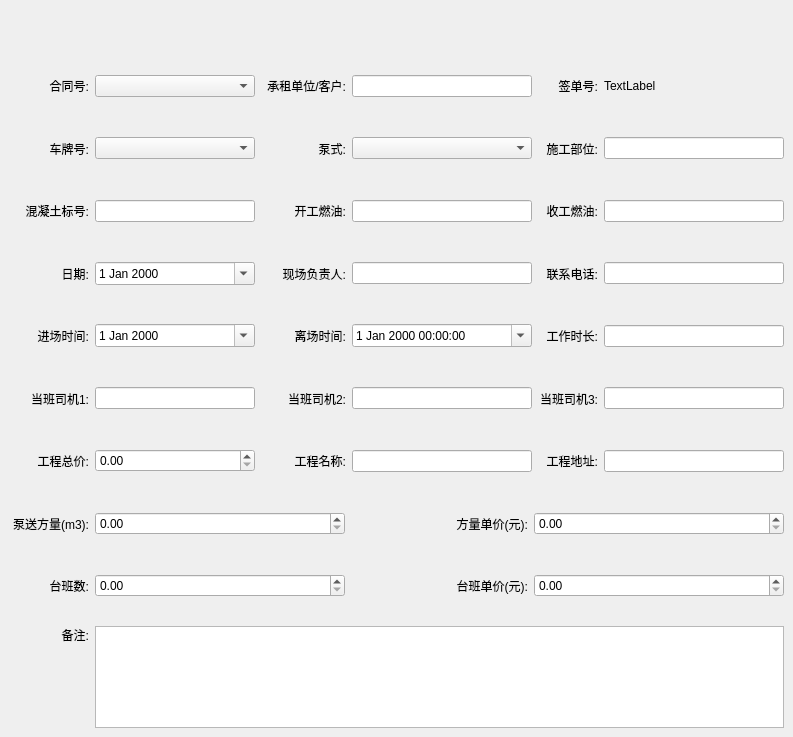
<?xml version="1.0" encoding="UTF-8"?>
<ui version="4.0">
 <class>RentalDocumentEditDialog</class>
 <widget class="QDialog" name="RentalDocumentEditDialog">
  <property name="geometry">
   <rect>
    <x>0</x>
    <y>0</y>
    <width>793</width>
    <height>737</height>
   </rect>
  </property>
  <property name="windowTitle">
   <string>Dialog</string>
  </property>
  <layout class="QVBoxLayout" name="verticalLayout">
   <property name="spacing">
    <number>0</number>
   </property>
   <property name="leftMargin">
    <number>0</number>
   </property>
   <property name="topMargin">
    <number>0</number>
   </property>
   <property name="rightMargin">
    <number>0</number>
   </property>
   <property name="bottomMargin">
    <number>0</number>
   </property>
   <item>
    <widget class="QWidget" name="toolBarWidget" native="true">
     <property name="minimumSize">
      <size>
       <width>0</width>
       <height>55</height>
      </size>
     </property>
     <property name="maximumSize">
      <size>
       <width>16777215</width>
       <height>55</height>
      </size>
     </property>
     <layout class="QHBoxLayout" name="toolBarHorizonLayout">
      <property name="spacing">
       <number>0</number>
      </property>
      <property name="leftMargin">
       <number>0</number>
      </property>
      <property name="topMargin">
       <number>0</number>
      </property>
      <property name="rightMargin">
       <number>0</number>
      </property>
      <property name="bottomMargin">
       <number>0</number>
      </property>
     </layout>
    </widget>
   </item>
   <item>
    <widget class="QWidget" name="widget" native="true">
     <layout class="QHBoxLayout" name="horizontalLayout_2">
      <property name="spacing">
       <number>0</number>
      </property>
      <property name="leftMargin">
       <number>0</number>
      </property>
      <property name="topMargin">
       <number>0</number>
      </property>
      <property name="rightMargin">
       <number>0</number>
      </property>
      <property name="bottomMargin">
       <number>0</number>
      </property>
      <item>
       <layout class="QHBoxLayout" name="horizontalLayout">
        <property name="spacing">
         <number>6</number>
        </property>
        <property name="leftMargin">
         <number>9</number>
        </property>
        <property name="topMargin">
         <number>9</number>
        </property>
        <property name="rightMargin">
         <number>9</number>
        </property>
        <property name="bottomMargin">
         <number>9</number>
        </property>
        <item>
         <widget class="QLabel" name="label_27">
          <property name="minimumSize">
           <size>
            <width>80</width>
            <height>0</height>
           </size>
          </property>
          <property name="maximumSize">
           <size>
            <width>80</width>
            <height>16777215</height>
           </size>
          </property>
          <property name="text">
           <string>合同号:</string>
          </property>
          <property name="alignment">
           <set>Qt::AlignRight|Qt::AlignTrailing|Qt::AlignVCenter</set>
          </property>
         </widget>
        </item>
        <item>
         <widget class="QComboBox" name="comboBox_2">
          <property name="minimumSize">
           <size>
            <width>160</width>
            <height>0</height>
           </size>
          </property>
          <property name="maximumSize">
           <size>
            <width>160</width>
            <height>16777215</height>
           </size>
          </property>
         </widget>
        </item>
        <item>
         <widget class="QLabel" name="label">
          <property name="minimumSize">
           <size>
            <width>85</width>
            <height>0</height>
           </size>
          </property>
          <property name="maximumSize">
           <size>
            <width>85</width>
            <height>16777215</height>
           </size>
          </property>
          <property name="text">
           <string>承租单位/客户:</string>
          </property>
          <property name="alignment">
           <set>Qt::AlignRight|Qt::AlignTrailing|Qt::AlignVCenter</set>
          </property>
         </widget>
        </item>
        <item>
         <widget class="QLineEdit" name="lineEdit">
          <property name="minimumSize">
           <size>
            <width>180</width>
            <height>0</height>
           </size>
          </property>
          <property name="maximumSize">
           <size>
            <width>180</width>
            <height>16777215</height>
           </size>
          </property>
         </widget>
        </item>
        <item>
         <widget class="QLabel" name="label_3">
          <property name="minimumSize">
           <size>
            <width>60</width>
            <height>0</height>
           </size>
          </property>
          <property name="maximumSize">
           <size>
            <width>60</width>
            <height>16777215</height>
           </size>
          </property>
          <property name="text">
           <string>签单号:</string>
          </property>
          <property name="alignment">
           <set>Qt::AlignRight|Qt::AlignTrailing|Qt::AlignVCenter</set>
          </property>
         </widget>
        </item>
        <item>
         <widget class="QLabel" name="label_26">
          <property name="text">
           <string>TextLabel</string>
          </property>
         </widget>
        </item>
       </layout>
      </item>
     </layout>
    </widget>
   </item>
   <item>
    <widget class="QWidget" name="widget_3" native="true">
     <layout class="QHBoxLayout" name="horizontalLayout_5">
      <property name="spacing">
       <number>0</number>
      </property>
      <property name="leftMargin">
       <number>0</number>
      </property>
      <property name="topMargin">
       <number>0</number>
      </property>
      <property name="rightMargin">
       <number>0</number>
      </property>
      <property name="bottomMargin">
       <number>0</number>
      </property>
      <item>
       <layout class="QHBoxLayout" name="horizontalLayout_6">
        <property name="spacing">
         <number>6</number>
        </property>
        <property name="leftMargin">
         <number>9</number>
        </property>
        <property name="topMargin">
         <number>9</number>
        </property>
        <property name="rightMargin">
         <number>9</number>
        </property>
        <property name="bottomMargin">
         <number>9</number>
        </property>
        <item>
         <widget class="QLabel" name="label_7">
          <property name="minimumSize">
           <size>
            <width>80</width>
            <height>0</height>
           </size>
          </property>
          <property name="maximumSize">
           <size>
            <width>80</width>
            <height>16777215</height>
           </size>
          </property>
          <property name="text">
           <string>车牌号:</string>
          </property>
          <property name="alignment">
           <set>Qt::AlignRight|Qt::AlignTrailing|Qt::AlignVCenter</set>
          </property>
         </widget>
        </item>
        <item>
         <widget class="QComboBox" name="comboBox_3">
          <property name="minimumSize">
           <size>
            <width>160</width>
            <height>0</height>
           </size>
          </property>
          <property name="maximumSize">
           <size>
            <width>160</width>
            <height>16777215</height>
           </size>
          </property>
         </widget>
        </item>
        <item>
         <widget class="QLabel" name="label_8">
          <property name="minimumSize">
           <size>
            <width>85</width>
            <height>0</height>
           </size>
          </property>
          <property name="maximumSize">
           <size>
            <width>85</width>
            <height>16777215</height>
           </size>
          </property>
          <property name="text">
           <string>泵式:</string>
          </property>
          <property name="alignment">
           <set>Qt::AlignRight|Qt::AlignTrailing|Qt::AlignVCenter</set>
          </property>
         </widget>
        </item>
        <item>
         <widget class="QComboBox" name="comboBox">
          <property name="minimumSize">
           <size>
            <width>180</width>
            <height>0</height>
           </size>
          </property>
          <property name="maximumSize">
           <size>
            <width>180</width>
            <height>16777215</height>
           </size>
          </property>
         </widget>
        </item>
        <item>
         <widget class="QLabel" name="label_9">
          <property name="minimumSize">
           <size>
            <width>60</width>
            <height>0</height>
           </size>
          </property>
          <property name="maximumSize">
           <size>
            <width>60</width>
            <height>16777215</height>
           </size>
          </property>
          <property name="text">
           <string>施工部位:</string>
          </property>
          <property name="alignment">
           <set>Qt::AlignRight|Qt::AlignTrailing|Qt::AlignVCenter</set>
          </property>
         </widget>
        </item>
        <item>
         <widget class="QLineEdit" name="lineEdit_9">
          <property name="minimumSize">
           <size>
            <width>180</width>
            <height>0</height>
           </size>
          </property>
          <property name="maximumSize">
           <size>
            <width>180</width>
            <height>16777215</height>
           </size>
          </property>
         </widget>
        </item>
       </layout>
      </item>
     </layout>
    </widget>
   </item>
   <item>
    <widget class="QWidget" name="widget_4" native="true">
     <layout class="QHBoxLayout" name="horizontalLayout_7">
      <property name="spacing">
       <number>0</number>
      </property>
      <property name="leftMargin">
       <number>0</number>
      </property>
      <property name="topMargin">
       <number>0</number>
      </property>
      <property name="rightMargin">
       <number>0</number>
      </property>
      <property name="bottomMargin">
       <number>0</number>
      </property>
      <item>
       <layout class="QHBoxLayout" name="horizontalLayout_8">
        <property name="spacing">
         <number>6</number>
        </property>
        <property name="leftMargin">
         <number>9</number>
        </property>
        <property name="topMargin">
         <number>9</number>
        </property>
        <property name="rightMargin">
         <number>9</number>
        </property>
        <property name="bottomMargin">
         <number>9</number>
        </property>
        <item>
         <widget class="QLabel" name="label_10">
          <property name="minimumSize">
           <size>
            <width>80</width>
            <height>0</height>
           </size>
          </property>
          <property name="maximumSize">
           <size>
            <width>80</width>
            <height>16777215</height>
           </size>
          </property>
          <property name="text">
           <string>混凝土标号:</string>
          </property>
          <property name="alignment">
           <set>Qt::AlignRight|Qt::AlignTrailing|Qt::AlignVCenter</set>
          </property>
         </widget>
        </item>
        <item>
         <widget class="QLineEdit" name="lineEdit_10">
          <property name="minimumSize">
           <size>
            <width>160</width>
            <height>0</height>
           </size>
          </property>
          <property name="maximumSize">
           <size>
            <width>160</width>
            <height>16777215</height>
           </size>
          </property>
         </widget>
        </item>
        <item>
         <widget class="QLabel" name="label_11">
          <property name="minimumSize">
           <size>
            <width>85</width>
            <height>0</height>
           </size>
          </property>
          <property name="maximumSize">
           <size>
            <width>85</width>
            <height>16777215</height>
           </size>
          </property>
          <property name="text">
           <string>开工燃油:</string>
          </property>
          <property name="alignment">
           <set>Qt::AlignRight|Qt::AlignTrailing|Qt::AlignVCenter</set>
          </property>
         </widget>
        </item>
        <item>
         <widget class="QLineEdit" name="lineEdit_11">
          <property name="minimumSize">
           <size>
            <width>180</width>
            <height>0</height>
           </size>
          </property>
          <property name="maximumSize">
           <size>
            <width>180</width>
            <height>16777215</height>
           </size>
          </property>
         </widget>
        </item>
        <item>
         <widget class="QLabel" name="label_12">
          <property name="minimumSize">
           <size>
            <width>60</width>
            <height>0</height>
           </size>
          </property>
          <property name="maximumSize">
           <size>
            <width>60</width>
            <height>16777215</height>
           </size>
          </property>
          <property name="text">
           <string>收工燃油:</string>
          </property>
          <property name="alignment">
           <set>Qt::AlignRight|Qt::AlignTrailing|Qt::AlignVCenter</set>
          </property>
         </widget>
        </item>
        <item>
         <widget class="QLineEdit" name="lineEdit_12">
          <property name="minimumSize">
           <size>
            <width>180</width>
            <height>0</height>
           </size>
          </property>
          <property name="maximumSize">
           <size>
            <width>180</width>
            <height>16777215</height>
           </size>
          </property>
         </widget>
        </item>
       </layout>
      </item>
     </layout>
    </widget>
   </item>
   <item>
    <widget class="QWidget" name="widget_7" native="true">
     <layout class="QHBoxLayout" name="horizontalLayout_13">
      <property name="spacing">
       <number>0</number>
      </property>
      <property name="leftMargin">
       <number>0</number>
      </property>
      <property name="topMargin">
       <number>0</number>
      </property>
      <property name="rightMargin">
       <number>0</number>
      </property>
      <property name="bottomMargin">
       <number>0</number>
      </property>
      <item>
       <layout class="QHBoxLayout" name="horizontalLayout_14">
        <property name="spacing">
         <number>6</number>
        </property>
        <property name="leftMargin">
         <number>9</number>
        </property>
        <property name="topMargin">
         <number>9</number>
        </property>
        <property name="rightMargin">
         <number>9</number>
        </property>
        <property name="bottomMargin">
         <number>9</number>
        </property>
        <item>
         <widget class="QLabel" name="label_2">
          <property name="minimumSize">
           <size>
            <width>80</width>
            <height>0</height>
           </size>
          </property>
          <property name="maximumSize">
           <size>
            <width>80</width>
            <height>16777215</height>
           </size>
          </property>
          <property name="text">
           <string>日期:</string>
          </property>
          <property name="alignment">
           <set>Qt::AlignRight|Qt::AlignTrailing|Qt::AlignVCenter</set>
          </property>
         </widget>
        </item>
        <item>
         <widget class="QDateEdit" name="dateEdit">
          <property name="minimumSize">
           <size>
            <width>160</width>
            <height>0</height>
           </size>
          </property>
          <property name="maximumSize">
           <size>
            <width>160</width>
            <height>16777215</height>
           </size>
          </property>
          <property name="calendarPopup">
           <bool>true</bool>
          </property>
         </widget>
        </item>
        <item>
         <widget class="QLabel" name="label_20">
          <property name="minimumSize">
           <size>
            <width>85</width>
            <height>0</height>
           </size>
          </property>
          <property name="maximumSize">
           <size>
            <width>85</width>
            <height>16777215</height>
           </size>
          </property>
          <property name="text">
           <string>现场负责人:</string>
          </property>
          <property name="alignment">
           <set>Qt::AlignRight|Qt::AlignTrailing|Qt::AlignVCenter</set>
          </property>
         </widget>
        </item>
        <item>
         <widget class="QLineEdit" name="lineEdit_20">
          <property name="minimumSize">
           <size>
            <width>180</width>
            <height>0</height>
           </size>
          </property>
          <property name="maximumSize">
           <size>
            <width>180</width>
            <height>16777215</height>
           </size>
          </property>
         </widget>
        </item>
        <item>
         <widget class="QLabel" name="label_21">
          <property name="minimumSize">
           <size>
            <width>60</width>
            <height>0</height>
           </size>
          </property>
          <property name="maximumSize">
           <size>
            <width>60</width>
            <height>16777215</height>
           </size>
          </property>
          <property name="text">
           <string>联系电话:</string>
          </property>
          <property name="alignment">
           <set>Qt::AlignRight|Qt::AlignTrailing|Qt::AlignVCenter</set>
          </property>
         </widget>
        </item>
        <item>
         <widget class="QLineEdit" name="lineEdit_21">
          <property name="minimumSize">
           <size>
            <width>180</width>
            <height>0</height>
           </size>
          </property>
          <property name="maximumSize">
           <size>
            <width>180</width>
            <height>16777215</height>
           </size>
          </property>
         </widget>
        </item>
       </layout>
      </item>
     </layout>
    </widget>
   </item>
   <item>
    <widget class="QWidget" name="widget_5" native="true">
     <layout class="QHBoxLayout" name="horizontalLayout_9">
      <property name="spacing">
       <number>0</number>
      </property>
      <property name="leftMargin">
       <number>0</number>
      </property>
      <property name="topMargin">
       <number>0</number>
      </property>
      <property name="rightMargin">
       <number>0</number>
      </property>
      <property name="bottomMargin">
       <number>0</number>
      </property>
      <item>
       <layout class="QHBoxLayout" name="horizontalLayout_10">
        <property name="spacing">
         <number>6</number>
        </property>
        <property name="leftMargin">
         <number>9</number>
        </property>
        <property name="topMargin">
         <number>9</number>
        </property>
        <property name="rightMargin">
         <number>9</number>
        </property>
        <property name="bottomMargin">
         <number>9</number>
        </property>
        <item>
         <widget class="QLabel" name="label_13">
          <property name="minimumSize">
           <size>
            <width>80</width>
            <height>0</height>
           </size>
          </property>
          <property name="maximumSize">
           <size>
            <width>80</width>
            <height>16777215</height>
           </size>
          </property>
          <property name="text">
           <string>进场时间:</string>
          </property>
          <property name="alignment">
           <set>Qt::AlignRight|Qt::AlignTrailing|Qt::AlignVCenter</set>
          </property>
         </widget>
        </item>
        <item>
         <widget class="QDateEdit" name="dateEdit_2">
          <property name="minimumSize">
           <size>
            <width>160</width>
            <height>0</height>
           </size>
          </property>
          <property name="maximumSize">
           <size>
            <width>160</width>
            <height>16777215</height>
           </size>
          </property>
          <property name="calendarPopup">
           <bool>true</bool>
          </property>
         </widget>
        </item>
        <item>
         <widget class="QLabel" name="label_14">
          <property name="minimumSize">
           <size>
            <width>85</width>
            <height>0</height>
           </size>
          </property>
          <property name="maximumSize">
           <size>
            <width>85</width>
            <height>16777215</height>
           </size>
          </property>
          <property name="text">
           <string>离场时间:</string>
          </property>
          <property name="alignment">
           <set>Qt::AlignRight|Qt::AlignTrailing|Qt::AlignVCenter</set>
          </property>
         </widget>
        </item>
        <item>
         <widget class="QDateTimeEdit" name="dateTimeEdit">
          <property name="minimumSize">
           <size>
            <width>180</width>
            <height>0</height>
           </size>
          </property>
          <property name="maximumSize">
           <size>
            <width>180</width>
            <height>16777215</height>
           </size>
          </property>
          <property name="calendarPopup">
           <bool>true</bool>
          </property>
         </widget>
        </item>
        <item>
         <widget class="QLabel" name="label_15">
          <property name="minimumSize">
           <size>
            <width>60</width>
            <height>0</height>
           </size>
          </property>
          <property name="maximumSize">
           <size>
            <width>60</width>
            <height>16777215</height>
           </size>
          </property>
          <property name="text">
           <string>工作时长:</string>
          </property>
          <property name="alignment">
           <set>Qt::AlignRight|Qt::AlignTrailing|Qt::AlignVCenter</set>
          </property>
         </widget>
        </item>
        <item>
         <widget class="QLineEdit" name="lineEdit_15">
          <property name="minimumSize">
           <size>
            <width>180</width>
            <height>0</height>
           </size>
          </property>
          <property name="maximumSize">
           <size>
            <width>180</width>
            <height>16777215</height>
           </size>
          </property>
         </widget>
        </item>
       </layout>
      </item>
     </layout>
    </widget>
   </item>
   <item>
    <widget class="QWidget" name="widget_8" native="true">
     <layout class="QHBoxLayout" name="horizontalLayout_15">
      <property name="spacing">
       <number>0</number>
      </property>
      <property name="leftMargin">
       <number>0</number>
      </property>
      <property name="topMargin">
       <number>0</number>
      </property>
      <property name="rightMargin">
       <number>0</number>
      </property>
      <property name="bottomMargin">
       <number>0</number>
      </property>
      <item>
       <layout class="QHBoxLayout" name="horizontalLayout_16">
        <property name="spacing">
         <number>6</number>
        </property>
        <property name="leftMargin">
         <number>9</number>
        </property>
        <property name="topMargin">
         <number>9</number>
        </property>
        <property name="rightMargin">
         <number>9</number>
        </property>
        <property name="bottomMargin">
         <number>9</number>
        </property>
        <item>
         <widget class="QLabel" name="label_22">
          <property name="minimumSize">
           <size>
            <width>80</width>
            <height>0</height>
           </size>
          </property>
          <property name="maximumSize">
           <size>
            <width>80</width>
            <height>16777215</height>
           </size>
          </property>
          <property name="text">
           <string>当班司机1:</string>
          </property>
          <property name="alignment">
           <set>Qt::AlignRight|Qt::AlignTrailing|Qt::AlignVCenter</set>
          </property>
         </widget>
        </item>
        <item>
         <widget class="QLineEdit" name="lineEdit_22">
          <property name="minimumSize">
           <size>
            <width>160</width>
            <height>0</height>
           </size>
          </property>
          <property name="maximumSize">
           <size>
            <width>160</width>
            <height>16777215</height>
           </size>
          </property>
         </widget>
        </item>
        <item>
         <widget class="QLabel" name="label_23">
          <property name="minimumSize">
           <size>
            <width>85</width>
            <height>0</height>
           </size>
          </property>
          <property name="maximumSize">
           <size>
            <width>85</width>
            <height>16777215</height>
           </size>
          </property>
          <property name="text">
           <string>当班司机2:</string>
          </property>
          <property name="alignment">
           <set>Qt::AlignRight|Qt::AlignTrailing|Qt::AlignVCenter</set>
          </property>
         </widget>
        </item>
        <item>
         <widget class="QLineEdit" name="lineEdit_23">
          <property name="minimumSize">
           <size>
            <width>180</width>
            <height>0</height>
           </size>
          </property>
          <property name="maximumSize">
           <size>
            <width>180</width>
            <height>16777215</height>
           </size>
          </property>
         </widget>
        </item>
        <item>
         <widget class="QLabel" name="label_24">
          <property name="minimumSize">
           <size>
            <width>60</width>
            <height>0</height>
           </size>
          </property>
          <property name="maximumSize">
           <size>
            <width>60</width>
            <height>16777215</height>
           </size>
          </property>
          <property name="text">
           <string>当班司机3:</string>
          </property>
          <property name="alignment">
           <set>Qt::AlignRight|Qt::AlignTrailing|Qt::AlignVCenter</set>
          </property>
         </widget>
        </item>
        <item>
         <widget class="QLineEdit" name="lineEdit_24">
          <property name="minimumSize">
           <size>
            <width>180</width>
            <height>0</height>
           </size>
          </property>
          <property name="maximumSize">
           <size>
            <width>180</width>
            <height>16777215</height>
           </size>
          </property>
         </widget>
        </item>
       </layout>
      </item>
     </layout>
    </widget>
   </item>
   <item>
    <widget class="QWidget" name="widget_2" native="true">
     <layout class="QHBoxLayout" name="horizontalLayout_3">
      <property name="spacing">
       <number>0</number>
      </property>
      <property name="leftMargin">
       <number>0</number>
      </property>
      <property name="topMargin">
       <number>0</number>
      </property>
      <property name="rightMargin">
       <number>0</number>
      </property>
      <property name="bottomMargin">
       <number>0</number>
      </property>
      <item>
       <layout class="QHBoxLayout" name="horizontalLayout_4">
        <property name="spacing">
         <number>6</number>
        </property>
        <property name="leftMargin">
         <number>9</number>
        </property>
        <property name="topMargin">
         <number>9</number>
        </property>
        <property name="rightMargin">
         <number>9</number>
        </property>
        <property name="bottomMargin">
         <number>9</number>
        </property>
        <item>
         <widget class="QLabel" name="label_19">
          <property name="minimumSize">
           <size>
            <width>80</width>
            <height>0</height>
           </size>
          </property>
          <property name="maximumSize">
           <size>
            <width>80</width>
            <height>16777215</height>
           </size>
          </property>
          <property name="text">
           <string>工程总价:</string>
          </property>
          <property name="alignment">
           <set>Qt::AlignRight|Qt::AlignTrailing|Qt::AlignVCenter</set>
          </property>
         </widget>
        </item>
        <item>
         <widget class="QDoubleSpinBox" name="doubleSpinBox_5">
          <property name="minimumSize">
           <size>
            <width>160</width>
            <height>0</height>
           </size>
          </property>
          <property name="maximumSize">
           <size>
            <width>260</width>
            <height>16777215</height>
           </size>
          </property>
         </widget>
        </item>
        <item>
         <widget class="QLabel" name="label_4">
          <property name="minimumSize">
           <size>
            <width>85</width>
            <height>0</height>
           </size>
          </property>
          <property name="maximumSize">
           <size>
            <width>85</width>
            <height>16777215</height>
           </size>
          </property>
          <property name="text">
           <string>工程名称:</string>
          </property>
          <property name="alignment">
           <set>Qt::AlignRight|Qt::AlignTrailing|Qt::AlignVCenter</set>
          </property>
         </widget>
        </item>
        <item>
         <widget class="QLineEdit" name="lineEdit_4">
          <property name="minimumSize">
           <size>
            <width>180</width>
            <height>0</height>
           </size>
          </property>
          <property name="maximumSize">
           <size>
            <width>180</width>
            <height>16777215</height>
           </size>
          </property>
         </widget>
        </item>
        <item>
         <widget class="QLabel" name="label_6">
          <property name="text">
           <string>工程地址:</string>
          </property>
          <property name="alignment">
           <set>Qt::AlignRight|Qt::AlignTrailing|Qt::AlignVCenter</set>
          </property>
         </widget>
        </item>
        <item>
         <widget class="QLineEdit" name="lineEdit_6">
          <property name="minimumSize">
           <size>
            <width>180</width>
            <height>0</height>
           </size>
          </property>
          <property name="maximumSize">
           <size>
            <width>180</width>
            <height>16777215</height>
           </size>
          </property>
         </widget>
        </item>
       </layout>
      </item>
     </layout>
    </widget>
   </item>
   <item>
    <widget class="QWidget" name="widget_6" native="true">
     <layout class="QHBoxLayout" name="horizontalLayout_11">
      <property name="spacing">
       <number>0</number>
      </property>
      <property name="leftMargin">
       <number>0</number>
      </property>
      <property name="topMargin">
       <number>0</number>
      </property>
      <property name="rightMargin">
       <number>0</number>
      </property>
      <property name="bottomMargin">
       <number>0</number>
      </property>
      <item>
       <layout class="QHBoxLayout" name="horizontalLayout_12">
        <property name="spacing">
         <number>6</number>
        </property>
        <property name="leftMargin">
         <number>9</number>
        </property>
        <property name="topMargin">
         <number>9</number>
        </property>
        <property name="rightMargin">
         <number>9</number>
        </property>
        <property name="bottomMargin">
         <number>9</number>
        </property>
        <item>
         <widget class="QLabel" name="label_16">
          <property name="minimumSize">
           <size>
            <width>80</width>
            <height>0</height>
           </size>
          </property>
          <property name="maximumSize">
           <size>
            <width>80</width>
            <height>16777215</height>
           </size>
          </property>
          <property name="text">
           <string>泵送方量(m3):</string>
          </property>
          <property name="alignment">
           <set>Qt::AlignRight|Qt::AlignTrailing|Qt::AlignVCenter</set>
          </property>
         </widget>
        </item>
        <item>
         <widget class="QDoubleSpinBox" name="doubleSpinBox">
          <property name="minimumSize">
           <size>
            <width>250</width>
            <height>0</height>
           </size>
          </property>
          <property name="maximumSize">
           <size>
            <width>250</width>
            <height>16777215</height>
           </size>
          </property>
         </widget>
        </item>
        <item>
         <widget class="QLabel" name="label_17">
          <property name="text">
           <string>方量单价(元):</string>
          </property>
          <property name="alignment">
           <set>Qt::AlignRight|Qt::AlignTrailing|Qt::AlignVCenter</set>
          </property>
         </widget>
        </item>
        <item>
         <widget class="QDoubleSpinBox" name="doubleSpinBox_2">
          <property name="minimumSize">
           <size>
            <width>250</width>
            <height>0</height>
           </size>
          </property>
          <property name="maximumSize">
           <size>
            <width>250</width>
            <height>16777215</height>
           </size>
          </property>
         </widget>
        </item>
       </layout>
      </item>
     </layout>
    </widget>
   </item>
   <item>
    <widget class="QWidget" name="widget_10" native="true">
     <layout class="QHBoxLayout" name="horizontalLayout_19">
      <property name="spacing">
       <number>0</number>
      </property>
      <property name="leftMargin">
       <number>0</number>
      </property>
      <property name="topMargin">
       <number>0</number>
      </property>
      <property name="rightMargin">
       <number>0</number>
      </property>
      <property name="bottomMargin">
       <number>0</number>
      </property>
      <item>
       <layout class="QHBoxLayout" name="horizontalLayout_20">
        <property name="spacing">
         <number>6</number>
        </property>
        <property name="leftMargin">
         <number>9</number>
        </property>
        <property name="topMargin">
         <number>9</number>
        </property>
        <property name="rightMargin">
         <number>9</number>
        </property>
        <property name="bottomMargin">
         <number>9</number>
        </property>
        <item>
         <widget class="QLabel" name="label_18">
          <property name="minimumSize">
           <size>
            <width>80</width>
            <height>0</height>
           </size>
          </property>
          <property name="maximumSize">
           <size>
            <width>80</width>
            <height>16777215</height>
           </size>
          </property>
          <property name="text">
           <string>台班数:</string>
          </property>
          <property name="alignment">
           <set>Qt::AlignRight|Qt::AlignTrailing|Qt::AlignVCenter</set>
          </property>
         </widget>
        </item>
        <item>
         <widget class="QDoubleSpinBox" name="doubleSpinBox_3">
          <property name="minimumSize">
           <size>
            <width>250</width>
            <height>0</height>
           </size>
          </property>
          <property name="maximumSize">
           <size>
            <width>250</width>
            <height>16777215</height>
           </size>
          </property>
         </widget>
        </item>
        <item>
         <widget class="QLabel" name="label_5">
          <property name="text">
           <string>台班单价(元):</string>
          </property>
          <property name="alignment">
           <set>Qt::AlignRight|Qt::AlignTrailing|Qt::AlignVCenter</set>
          </property>
         </widget>
        </item>
        <item>
         <widget class="QDoubleSpinBox" name="doubleSpinBox_4">
          <property name="minimumSize">
           <size>
            <width>250</width>
            <height>0</height>
           </size>
          </property>
          <property name="maximumSize">
           <size>
            <width>250</width>
            <height>16777215</height>
           </size>
          </property>
         </widget>
        </item>
       </layout>
      </item>
     </layout>
    </widget>
   </item>
   <item>
    <widget class="QWidget" name="widget_9" native="true">
     <property name="maximumSize">
      <size>
       <width>16777215</width>
       <height>120</height>
      </size>
     </property>
     <layout class="QHBoxLayout" name="horizontalLayout_17">
      <property name="spacing">
       <number>0</number>
      </property>
      <property name="leftMargin">
       <number>0</number>
      </property>
      <property name="topMargin">
       <number>0</number>
      </property>
      <property name="rightMargin">
       <number>0</number>
      </property>
      <property name="bottomMargin">
       <number>0</number>
      </property>
      <item>
       <layout class="QHBoxLayout" name="horizontalLayout_18">
        <property name="spacing">
         <number>6</number>
        </property>
        <property name="leftMargin">
         <number>9</number>
        </property>
        <property name="topMargin">
         <number>9</number>
        </property>
        <property name="rightMargin">
         <number>9</number>
        </property>
        <property name="bottomMargin">
         <number>9</number>
        </property>
        <item>
         <widget class="QLabel" name="label_25">
          <property name="minimumSize">
           <size>
            <width>80</width>
            <height>0</height>
           </size>
          </property>
          <property name="maximumSize">
           <size>
            <width>80</width>
            <height>16777215</height>
           </size>
          </property>
          <property name="text">
           <string>备注:</string>
          </property>
          <property name="alignment">
           <set>Qt::AlignRight|Qt::AlignTop|Qt::AlignTrailing</set>
          </property>
         </widget>
        </item>
        <item>
         <widget class="QTextEdit" name="textEdit"/>
        </item>
       </layout>
      </item>
     </layout>
    </widget>
   </item>
  </layout>
 </widget>
 <resources/>
 <connections/>
</ui>
